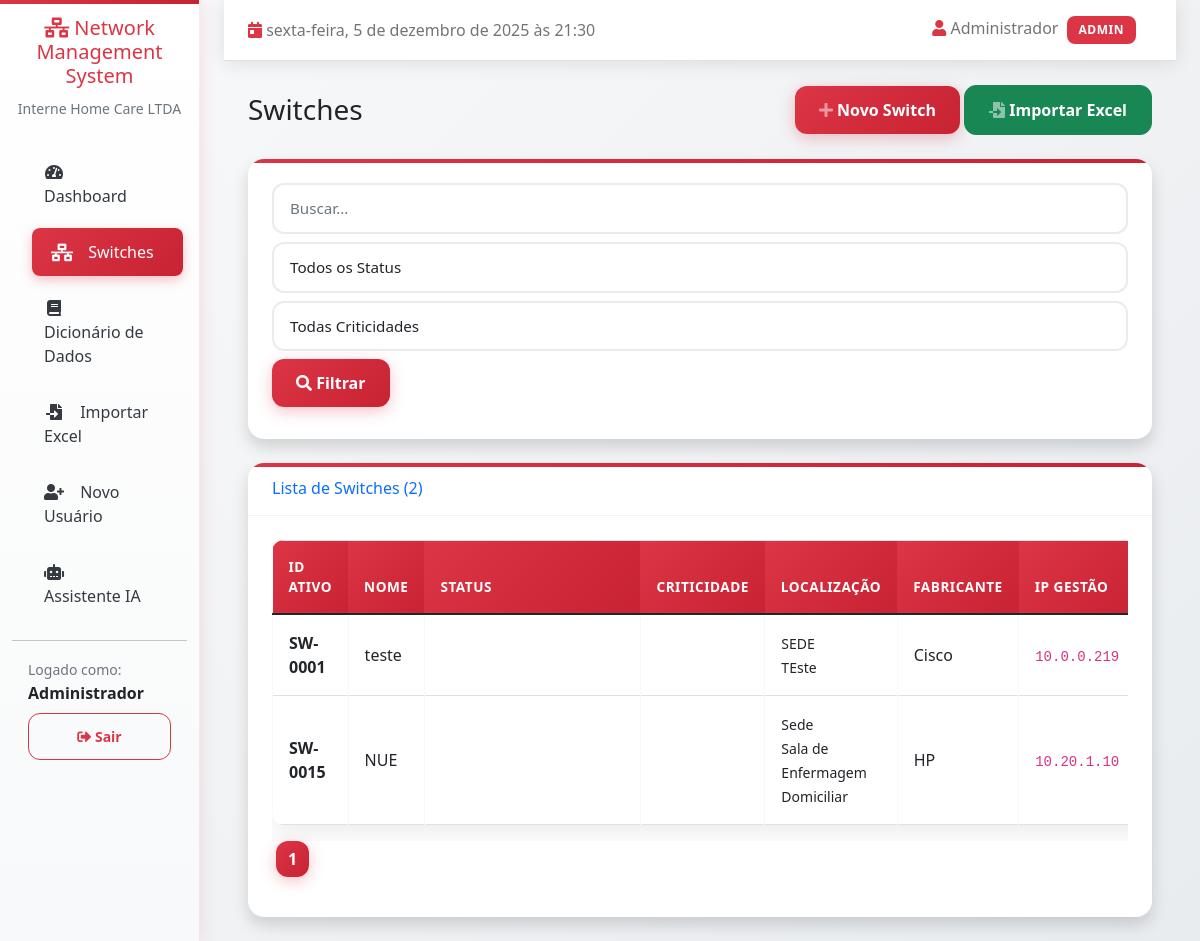
Screenshot of /switches (signed in) with the database file from the repository.
### models/user.py (models this page shows, shortened)
class User(UserMixin, db.Model):
    __tablename__ = 'users'
    id = db.Column(db.Integer, primary_key=True)
    username = db.Column(db.String(64), unique=True, nullable=False, index=True)
    email = db.Column(db.String(120), unique=True, nullable=False, index=True)
    password_hash = db.Column(db.String(256))
    name = db.Column(db.String(100), nullable=False)
    is_active = db.Column(db.Boolean, default=True)
    is_admin = db.Column(db.Boolean, default=False)
    created_at = db.Column(db.DateTime, default=datetime.utcnow)
    last_login = db.Column(db.DateTime)
    switches = db.relationship('Switch', backref='creator', lazy='dynamic')

### models/switch.py (models this page shows, shortened)
class Switch(db.Model):
    __tablename__ = 'switches'
    id = db.Column(db.Integer, primary_key=True)
    id_ativo = db.Column(db.String(50), unique=True, nullable=False)  # SW-0001
    nome_switch = db.Column(db.String(100), nullable=False)
    status_funcionamento = db.Column(db.String(50), nullable=False)  # Em produção, Inativo, Manutenção
    criticidade = db.Column(db.String(20), nullable=False)  # Alta, Média, Baixa
    ambiente = db.Column(db.String(50), nullable=False)  # Produção, Teste, Desenvolvimento
    unidade = db.Column(db.String(100), nullable=False)
    local_detalhado = db.Column(db.String(200))
    rack = db.Column(db.String(50))
    posicao_u = db.Column(db.String(20))
    ponto_referencia = db.Column(db.String(200))
    fabricante = db.Column(db.String(50), nullable=False)
    modelo = db.Column(db.String(100), nullable=False)
    numero_serie = db.Column(db.String(100))
    tipo_switch = db.Column(db.String(50))  # Core, Acesso, Distribuição
    stack_id = db.Column(db.String(50))
    qtd_ports_utp = db.Column(db.Integer)
    ports_utp_usadas = db.Column(db.Integer)
    qtd_ports_fibra = db.Column(db.Integer)
    ports_fibra_usadas = db.Column(db.Integer)
    suporta_poe = db.Column(db.Boolean, default=False)
    qtd_ports_poe = db.Column(db.Integer)
    capacidade_backplane = db.Column(db.String(50))
    ip_gestao = db.Column(db.String(15))
    mascara_gestao = db.Column(db.String(15))
    gateway_gestao = db.Column(db.String(15))
    vlan_gestao = db.Column(db.Integer)
    vlans_configuradas = db.Column(db.String(200))
    uplink_principal = db.Column(db.String(100))
    velocidade_uplink = db.Column(db.String(50))
    versao_so_firmware = db.Column(db.String(100))
    data_ultimo_upgrade = db.Column(db.Date)
    backup_config = db.Column(db.Boolean, default=False)
    data_ultimo_backup = db.Column(db.Date)
    metodo_gestao = db.Column(db.String(100))  # SSH, HTTPS, Console
    telnet_habilitado = db.Column(db.Boolean, default=False)
    dot1x_habilitado = db.Column(db.Boolean, default=False)
    stp_habilitado = db.Column(db.Boolean, default=False)
    port_security = db.Column(db.Boolean, default=False)
    acl_gestao_resumo = db.Column(db.Text)
    ultima_revisao_seg = db.Column(db.Date)
    fornecedor = db.Column(db.String(100))
    numero_nota_fiscal = db.Column(db.String(50))
    data_aquisicao = db.Column(db.Date)
    valor_aquisicao = db.Column(Numeric(10, 2))
    centro_custo = db.Column(db.String(100))
    numero_tombamento = db.Column(db.String(50))
    projeto_origem = db.Column(db.String(100))
    inicio_garantia = db.Column(db.Date)
    fim_garantia = db.Column(db.Date)
    contrato_suporte = db.Column(db.String(100))
    sla_fornecedor = db.Column(db.String(100))
    responsavel_tecnico = db.Column(db.String(100))
    idade_meses = db.Column(db.Integer)
    proximo_upgrade_sugerido = db.Column(db.Date)
    proximo_refresh_tecnico = db.Column(db.Date)
    observacoes = db.Column(db.Text)
    data_criacao = db.Column(db.DateTime, default=datetime.utcnow)
    data_atualizacao = db.Column(db.DateTime, default=datetime.utcnow, onupdate=datetime.utcnow)
    criado_por = db.Column(db.Integer, db.ForeignKey('users.id'))

### routes/web.py (the view, shortened to what this page needs)
@web_bp.route('/switches')
@login_required
def switches():
    page = request.args.get('page', 1, type=int)
    per_page = 20
    search = request.args.get('search', '')
    status = request.args.get('status', '')
    criticidade = request.args.get('criticidade', '')
    query = Switch.query
    if status:
        query = query.filter(Switch.status_funcionamento == status)
    if criticidade:
        query = query.filter(Switch.criticidade == criticidade)
    switches = query.order_by(Switch.id_ativo).paginate(
        page=page, per_page=per_page, error_out=False
    )
    return render_template('switches/list.html', switches=switches)

### templates/switches/list.html (shortened to what this page needs)
{% extends "base.html" %}
{% block content %}
<div class="container-fluid">
    <div class="d-sm-flex align-items-center justify-content-between mb-4">
        <h1 class="h3 mb-0 text-gray-800">Switches</h1>
        <div>
            <a href="{{ url_for('web.add_switch') }}" class="btn btn-primary btn-icon-split">
                <span class="icon text-white-50">
                    <i class="fas fa-plus"></i>
                </span>
                <span class="text">Novo Switch</span>
            </a>
            <a href="{{ url_for('web.import_switches') }}" class="btn btn-success btn-icon-split ml-2">
                <span class="icon text-white-50">
                    <i class="fas fa-file-import"></i>
                </span>
                <span class="text">Importar Excel</span>
            </a>
        </div>
    </div>
    <div class="card shadow mb-4">
        <div class="card-body">
            <form method="get" class="form-inline">
                <div class="form-group mr-3 mb-2">
                    <input type="text" class="form-control" name="search" placeholder="Buscar..."
                           value="{{ request.args.get('search', '') }}">
                </div>
                <div class="form-group mr-3 mb-2">
                    <select class="form-control" name="status">
                        <option value="">Todos os Status</option>
                    </select>
                </div>
                <div class="form-group mr-3 mb-2">
                    <select class="form-control" name="criticidade">
                        <option value="">Todas Criticidades</option>
                    </select>
                </div>
                <button type="submit" class="btn btn-primary mb-2">
                    <i class="fas fa-search"></i> Filtrar
                </button>
            </form>
        </div>
    </div>
    <div class="card shadow mb-4">
        <div class="card-header py-3">
            <h6 class="m-0 font-weight-bold text-primary">Lista de Switches ({{ switches.total }})</h6>
        </div>
        <div class="card-body">
            <div class="table-responsive">
                <table class="table table-bordered" id="dataTable" width="100%" cellspacing="0">
                    <thead>
                        <tr>
                            <th>ID Ativo</th>
                            <th>Nome</th>
                            <th>Status</th>
                            <th>Criticidade</th>
                            <th>Localização</th>
                            <th>Fabricante</th>
                            <th>IP Gestão</th>
                        </tr>
                    </thead>
                    <tbody>
                        {% for switch in switches.items %}
                        <tr>
                            <td>
                                <strong>{{ switch.id_ativo }}</strong>
                            </td>
                            <td>{{ switch.nome_switch }}</td>
                            <td>
                                <span class="badge badge-{% if switch.status_funcionamento == 'Em produção' %}success{% else %}warning{% endif %}">
                                </span>
                            </td>
                            <td>
                                <span class="badge badge-{% if switch.criticidade == 'Alta' %}danger{% elif switch.criticidade == 'Média' %}warning{% else %}secondary{% endif %}">
                                </span>
                            </td>
                            <td>
                                <small>{{ switch.unidade }}<br>{{ switch.local_detalhado }}</small>
                            </td>
                            <td>{{ switch.fabricante }}</td>
                            <td>
                                {% if switch.ip_gestao %}
                                <code>{{ switch.ip_gestao }}</code>
                                {% else %}
                                <span class="text-muted">N/A</span>
                                {% endif %}
                            </td>
                        </tr>
                        {% endfor %}
                    </tbody>
                </table>
            </div>
            <nav aria-label="Page navigation">
                <ul class="pagination">
                    {% for page_num in switches.iter_pages(left_edge=2, left_current=2, right_current=3, right_edge=2) %}
                        {% if page_num %}
                            <li class="page-item {% if page_num == switches.page %}active{% endif %}">
                                <a class="page-link" href="{{ url_for('web.switches', page=page_num, search=request.args.get('search'), status=request.args.get('status'), criticidade=request.args.get('criticidade')) }}">{{ page_num }}</a>
                            </li>
                        {% else %}
                            <li class="page-item disabled"><span class="page-link">...</span></li>
                        {% endif %}
                    {% endfor %}
                </ul>
            </nav>
        </div>
    </div>
</div>
{% endblock %}

### templates/base.html (shortened to what this page needs)
<!DOCTYPE html>
<html lang="pt-br">
<head>
    <link href="https://cdn.jsdelivr.net/npm/bootstrap@5.1.3/dist/css/bootstrap.min.css" rel="stylesheet">
    <link href="https://cdnjs.cloudflare.com/ajax/libs/font-awesome/5.15.4/css/all.min.css" rel="stylesheet">
    <link href="{{ url_for('static', filename='css/custom.css') }}" rel="stylesheet">
</head>
<body>
    {% if current_user.is_authenticated %}
    <div class="container-fluid">
        <div class="row">
            <nav class="col-md-3 col-lg-2 d-md-block bg-light sidebar collapse">
                <div class="position-sticky pt-3">
                    <div class="text-center mb-4">
                        <h5 class="text-primary" style="color: var(--primary-color) !important;">
                            <i class="fas fa-network-wired"></i> Network Management System
                        </h5>
                        <small class="text-muted">Interne Home Care LTDA</small>
                    </div>
                    <ul class="nav flex-column">
                        <li class="nav-item">
                            <a class="nav-link {% if request.endpoint == 'web.dashboard' %}active{% endif %}"
                               href="{{ url_for('web.dashboard') }}">
                                <i class="fas fa-tachometer-alt mr-2"></i>
                                Dashboard
                            </a>
                        </li>
                        <li class="nav-item">
                            <a class="nav-link {% if request.endpoint in ['web.switches', 'web.add_switch', 'web.view_switch', 'web.edit_switch'] %}active{% endif %}"
                               href="{{ url_for('web.switches') }}">
                                <i class="fas fa-network-wired mr-2"></i>
                                Switches
                            </a>
                        </li>
                        <li class="nav-item">
                            <a class="nav-link {% if request.endpoint == 'web.data_dictionary' %}active{% endif %}"
                               href="{{ url_for('web.data_dictionary') }}">
                                <i class="fas fa-book mr-2"></i>
                                Dicionário de Dados
                            </a>
                        </li>
                        <li class="nav-item">
                            <a class="nav-link {% if request.endpoint == 'web.import_switches' %}active{% endif %}"
                               href="{{ url_for('web.import_switches') }}">
                                <i class="fas fa-file-import mr-2"></i>
                                Importar Excel
                            </a>
                        </li>
                        {% if current_user.is_admin %}
                        <li class="nav-item">
                            <a class="nav-link {% if request.endpoint == 'web.register' %}active{% endif %}"
                               href="{{ url_for('web.register') }}">
                                <i class="fas fa-user-plus mr-2"></i>
                                Novo Usuário
                            </a>
                        </li>
                        <li class="nav-item">
                              <a class="nav-link {% if request.endpoint == 'web.assistant' %}active{% endif %}"
                                href="{{ url_for('web.assistant') }}">
                                <i class="fas fa-robot mr-2"></i>
                                Assistente IA
                            </a>
                        </li>
                        {% endif %}
                    </ul>
                    <hr>
                    <div class="px-3">
                        <small class="text-muted">Logado como:</small>
                        <div class="fw-bold">{{ current_user.name }}</div>
                        <a href="{{ url_for('web.logout') }}" class="btn btn-sm btn-outline-danger mt-2 w-100">
                            <i class="fas fa-sign-out-alt"></i> Sair
                        </a>
                    </div>
                </div>
            </nav>
            <main class="col-md-9 ms-sm-auto col-lg-10 px-md-4 content-wrapper">
                <nav class="navbar navbar-expand-lg navbar-light bg-white border-bottom mb-4">
                    <div class="container-fluid">
                        <div class="collapse navbar-collapse" id="navbarSupportedContent">
                            <ul class="navbar-nav me-auto mb-2 mb-lg-0">
                                <li class="nav-item">
                                    <span class="navbar-text">
                                        <i class="fas fa-calendar-day" style="color: var(--primary-color);"></i>
                                        <span id="current-date"></span>
                                    </span>
                                </li>
                            </ul>
                            <div class="d-flex">
                                <span class="navbar-text me-3">
                                    <i class="fas fa-user" style="color: var(--primary-color);"></i>
                                    {{ current_user.name }}
                                    {% if current_user.is_admin %}
                                    <span class="badge bg-danger ms-1">Admin</span>
                                    {% endif %}
                                </span>
                            </div>
                        </div>
                    </div>
                </nav>
                {% block content %}{% endblock %}
            </main>
        </div>
    </div>
    {% else %}
    <script>
        window.location.href = "{{ url_for('web.login') }}";
    </script>
    {% endif %}
</body>
</html>

### rows the page displays
User: name "Administrador"
Switch: id_ativo "SW-0001", nome_switch "teste", unidade "SEDE", local_detalhado "TEste", fabricante "Cisco", ip_gestao "10.0.0.219"
Switch: id_ativo "SW-0015", nome_switch "NUE", unidade "Sede", local_detalhado "Sala de Enfermagem Domiciliar", fabricante "HP", ip_gestao "10.20.1.10"

### other values shown
{{ switches.total }} "2"
{{ page_num }} "1"
